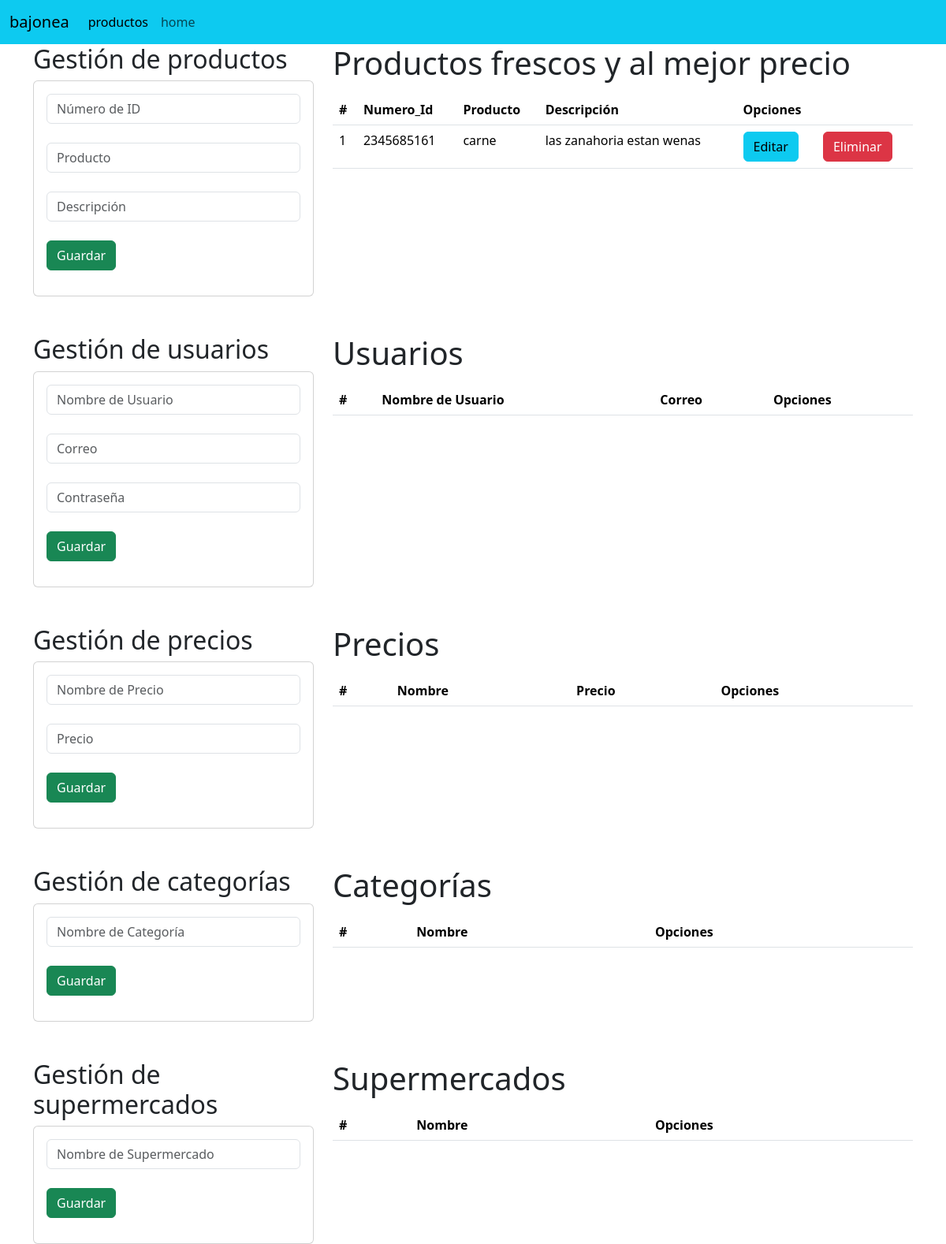
/producto1/, run on an earlier commit of the app's database.
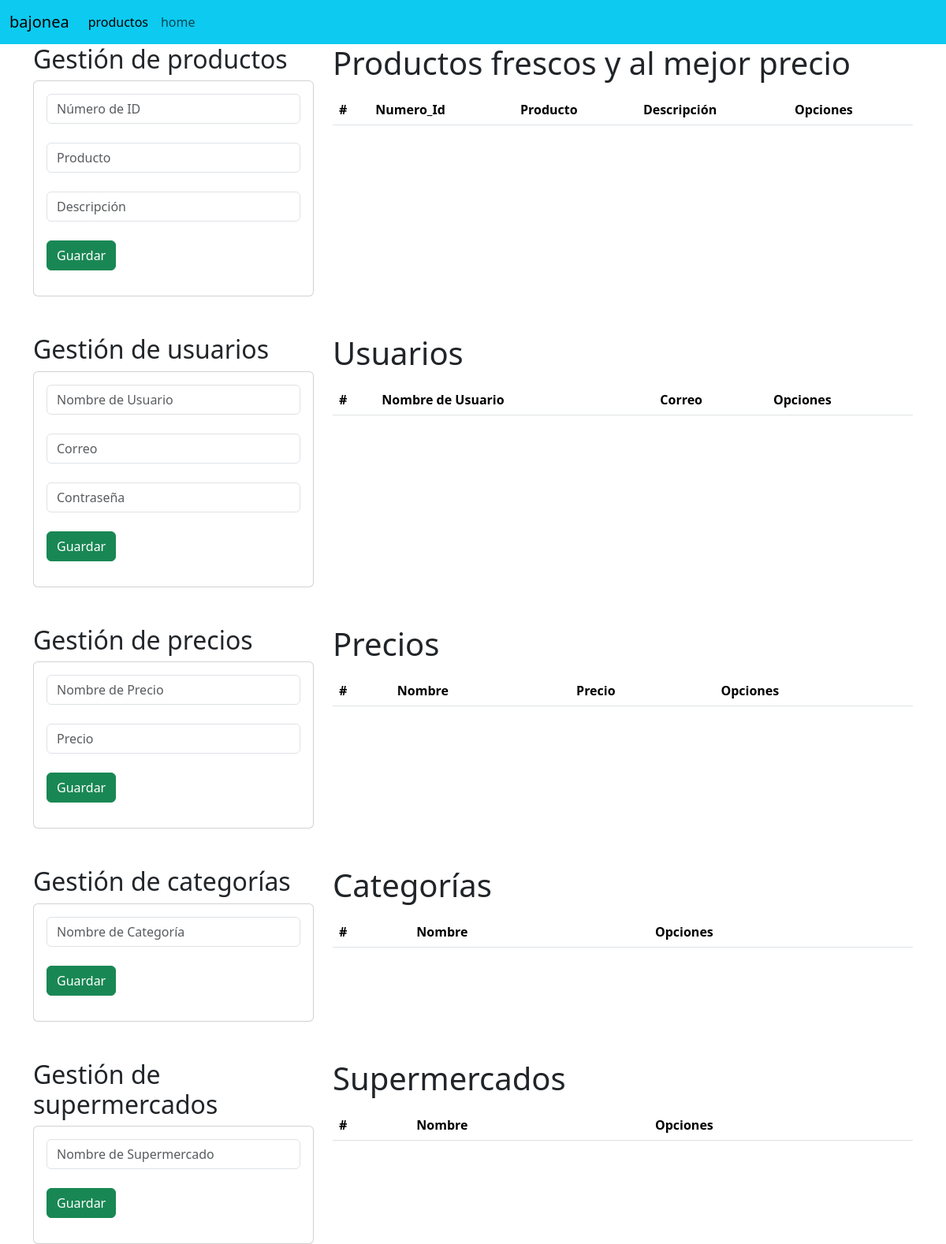
And on a later commit of the database.
### usuario/models.py (models this page shows, shortened)
class Producto(models.Model):
    ID_Producto = models.PositiveIntegerField(primary_key=True, unique=True, verbose_name='ID')
    Nombre_Produc = models.CharField(max_length=50, unique=True, verbose_name='Nombre Producto')
    Descripción = models.CharField(max_length=100, unique=True)

### usuario/views.py (the view)
# urls.py: path('producto1/', producto1, name='producto1'),
def producto1(request):
    ProductoListados = Producto.objects.all()
    return render(request, 'usuario/producto1.html', {"Producto": ProductoListados})

### usuario/templates/usuario/producto1.html (shortened to what the changed rows need)
{% extends "./base.html" %}
{% block body %}
<div class="row">
    <div class="col-sm-12 col-md-6 col-lg-4 col-xl-4">
        <h2>Gestión de productos</h2>
    </div>
    <div class="col-sm-12 col-md-6 col-lg-8 col-xl-8">
        <h1>Productos frescos y al mejor precio</h1>
        <div class="table-responsive py-2">
            <table class="table table-responsive">
                <thead>
                    <tr>
                        <th>#</th>
                        <th>Numero_Id</th>
                        <th>Producto</th>
                        <th>Descripción</th>
                        <th colspan="2">Opciones</th>
                    </tr>
                </thead>
                <tbody>
                    {% for p in Producto %}
                    <tr>
                        <td>{{ forloop.counter }}</td>
                        <td>{{ p.ID_Producto }}</td>
                        <td>{{ p.Nombre_Produc }}</td>
                        <td>{{ p.Descripción }}</td>
                        <td><a href="{% url 'editarproducto' p.ID_Producto %}" class="btn btn-info">Editar</a></td>
                        <td><a href="{% url 'eliminarproducto' p.ID_Producto %}" class="btn btn-danger btnEliminacion">Eliminar</a></td>
                    </tr>
                    {% endfor %}
                </tbody>
            </table>
        </div>
    </div>
</div>
<div class="row mt-5">
    <div class="col-sm-12 col-md-6 col-lg-4 col-xl-4">
        <h2>Gestión de usuarios</h2>
    </div>
    <div class="col-sm-12 col-md-6 col-lg-8 col-xl-8">
        <h1>Usuarios</h1>
        <div class="table-responsive py-2">
            <table class="table table-responsive">
                <thead>
                    <tr>
                        <th>#</th>
                        <th>Nombre de Usuario</th>
                        <th>Correo</th>
                        <th colspan="2">Opciones</th>
                    </tr>
                </thead>
            </table>
        </div>
    </div>
</div>
<div class="row mt-5">
    <div class="col-sm-12 col-md-6 col-lg-4 col-xl-4">
        <h2>Gestión de precios</h2>
    </div>
    <div class="col-sm-12 col-md-6 col-lg-8 col-xl-8">
        <h1>Precios</h1>
        <div class="table-responsive py-2">
            <table class="table table-responsive">
                <thead>
                    <tr>
                        <th>#</th>
                        <th>Nombre</th>
                        <th>Precio</th>
                        <th colspan="2">Opciones</th>
                    </tr>
                </thead>
            </table>
        </div>
    </div>
</div>
<div class="row mt-5">
    <div class="col-sm-12 col-md-6 col-lg-4 col-xl-4">
        <h2>Gestión de categorías</h2>
    </div>
    <div class="col-sm-12 col-md-6 col-lg-8 col-xl-8">
        <h1>Categorías</h1>
        <div class="table-responsive py-2">
            <table class="table table-responsive">
                <thead>
                    <tr>
                        <th>#</th>
                        <th>Nombre</th>
                        <th colspan="2">Opciones</th>
                    </tr>
                </thead>
            </table>
        </div>
    </div>
</div>
<div class="row mt-5">
    <div class="col-sm-12 col-md-6 col-lg-4 col-xl-4">
        <h2>Gestión de supermercados</h2>
    </div>
    <div class="col-sm-12 col-md-6 col-lg-8 col-xl-8">
        <h1>Supermercados</h1>
        <div class="table-responsive py-2">
            <table class="table table-responsive">
                <thead>
                    <tr>
                        <th>#</th>
                        <th>Nombre</th>
                        <th colspan="2">Opciones</th>
                    </tr>
                </thead>
            </table>
        </div>
    </div>
</div>
{% endblock %}

What changed in the data, as far as the page shows it:
removed Producto: ID_Producto "2345685161", Nombre_Produc "carne", Descripción "las zanahoria estan wenas"
